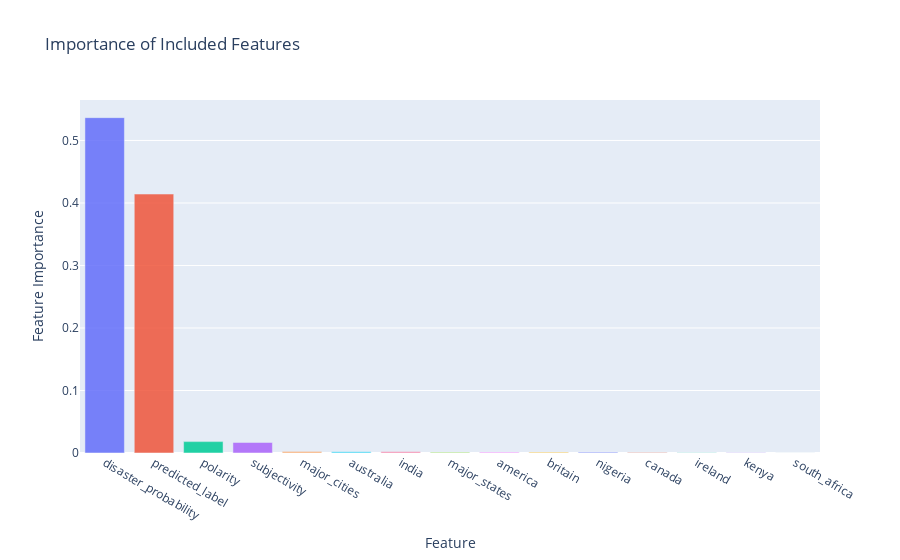

The notebook cell saved with this chart:
### Code cell
feature_importances = forest.feature_importances_

feat_imp = pd.DataFrame([feature_importances,locations + ['predicted_label','disaster_probability',
                                                          'polarity','subjectivity']]).transpose()
feat_imp.columns = ['Feature Importance','Feature']
feat_imp.sort_values(by='Feature Importance',ascending=False,inplace=True)

#creating a plot of the feature importance
fig = px.bar(feat_imp, y='Feature Importance', x='Feature', title='Importance of Included Features',
             color='Feature Importance', opacity=0.85)
fig.update_layout(uniformtext_minsize=8, uniformtext_mode='hide',showlegend=False)
fig.show()

### Figure 1 — Plotly figure (JSON) as saved in the notebook; plotly's stock layout.template omitted (floating-point values rounded to 4 significant figures)
{"data": [{"alignmentgroup": "True", "hoverlabel": {"namelength": 0}, "hovertemplate": "Feature Importance=%{y}<br>Feature=%{x}", "legendgroup": "0.5365273741388759", "marker": {"color": "#636efa", "opacity": 0.85}, "name": "0.5365273741388759", "offsetgroup": "0.5365273741388759", "orientation": "v", "showlegend": true, "textposition": "auto", "type": "bar", "x": ["disaster_probability"], "xaxis": "x", "y": [0.5365], "yaxis": "y"}, {"alignmentgroup": "True", "hoverlabel": {"namelength": 0}, "hovertemplate": "Feature Importance=%{y}<br>Feature=%{x}", "legendgroup": "0.4142901603032384", "marker": {"color": "#EF553B", "opacity": 0.85}, "name": "0.4142901603032384", "offsetgroup": "0.4142901603032384", "orientation": "v", "showlegend": true, "textposition": "auto", "type": "bar", "x": ["predicted_label"], "xaxis": "x", "y": [0.4143], "yaxis": "y"}, {"alignmentgroup": "True", "hoverlabel": {"namelength": 0}, "hovertemplate": "Feature Importance=%{y}<br>Feature=%{x}", "legendgroup": "0.018212992775610098", "marker": {"color": "#00cc96", "opacity": 0.85}, "name": "0.018212992775610098", "offsetgroup": "0.018212992775610098", "orientation": "v", "showlegend": true, "textposition": "auto", "type": "bar", "x": ["polarity"], "xaxis": "x", "y": [0.01821], "yaxis": "y"}, {"alignmentgroup": "True", "hoverlabel": {"namelength": 0}, "hovertemplate": "Feature Importance=%{y}<br>Feature=%{x}", "legendgroup": "0.01677891065368082", "marker": {"color": "#ab63fa", "opacity": 0.85}, "name": "0.01677891065368082", "offsetgroup": "0.01677891065368082", "orientation": "v", "showlegend": true, "textposition": "auto", "type": "bar", "x": ["subjectivity"], "xaxis": "x", "y": [0.01678], "yaxis": "y"}, {"alignmentgroup": "True", "hoverlabel": {"namelength": 0}, "hovertemplate": "Feature Importance=%{y}<br>Feature=%{x}", "legendgroup": "0.0022497487941984797", "marker": {"color": "#FFA15A", "opacity": 0.85}, "name": "0.0022497487941984797", "offsetgroup": "0.0022497487941984797", "orientation": "v", "showlegend": true, "textposition": "auto", "type": "bar", "x": ["major_cities"], "xaxis": "x", "y": [0.00225], "yaxis": "y"}, {"alignmentgroup": "True", "hoverlabel": {"namelength": 0}, "hovertemplate": "Feature Importance=%{y}<br>Feature=%{x}", "legendgroup": "0.001934224349341629", "marker": {"color": "#19d3f3", "opacity": 0.85}, "name": "0.001934224349341629", "offsetgroup": "0.001934224349341629", "orientation": "v", "showlegend": true, "textposition": "auto", "type": "bar", "x": ["australia"], "xaxis": "x", "y": [0.001934], "yaxis": "y"}, {"alignmentgroup": "True", "hoverlabel": {"namelength": 0}, "hovertemplate": "Feature Importance=%{y}<br>Feature=%{x}", "legendgroup": "0.0018144402802275409", "marker": {"color": "#FF6692", "opacity": 0.85}, "name": "0.0018144402802275409", "offsetgroup": "0.0018144402802275409", "orientation": "v", "showlegend": true, "textposition": "auto", "type": "bar", "x": ["india"], "xaxis": "x", "y": [0.001814], "yaxis": "y"}, {"alignmentgroup": "True", "hoverlabel": {"namelength": 0}, "hovertemplate": "Feature Importance=%{y}<br>Feature=%{x}", "legendgroup": "0.0017621834006414324", "marker": {"color": "#B6E880", "opacity": 0.85}, "name": "0.0017621834006414324", "offsetgroup": "0.0017621834006414324", "orientation": "v", "showlegend": true, "textposition": "auto", "type": "bar", "x": ["major_states"], "xaxis": "x", "y": [0.001762], "yaxis": "y"}, {"alignmentgroup": "True", "hoverlabel": {"namelength": 0}, "hovertemplate": "Feature Importance=%{y}<br>Feature=%{x}", "legendgroup": "0.0016423179020498217", "marker": {"color": "#FF97FF", "opacity": 0.85}, "name": "0.0016423179020498217", "offsetgroup": "0.0016423179020498217", "orientation": "v", "showlegend": true, "textposition": "auto", "type": "bar", "x": ["america"], "xaxis": "x", "y": [0.001642], "yaxis": "y"}, {"alignmentgroup": "True", "hoverlabel": {"namelength": 0}, "hovertemplate": "Feature Importance=%{y}<br>Feature=%{x}", "legendgroup": "0.0015411564555147834", "marker": {"color": "#FECB52", "opacity": 0.85}, "name": "0.0015411564555147834", "offsetgroup": "0.0015411564555147834", "orientation": "v", "showlegend": true, "textposition": "auto", "type": "bar", "x": ["britain"], "xaxis": "x", "y": [0.001541], "yaxis": "y"}, {"alignmentgroup": "True", "hoverlabel": {"namelength": 0}, "hovertemplate": "Feature Importance=%{y}<br>Feature=%{x}", "legendgroup": "0.0013346860005732184", "marker": {"color": "#636efa", "opacity": 0.85}, "name": "0.0013346860005732184", "offsetgroup": "0.0013346860005732184", "orientation": "v", "showlegend": true, "textposition": "auto", "type": "bar", "x": ["nigeria"], "xaxis": "x", "y": [0.001335], "yaxis": "y"}, {"alignmentgroup": "True", "hoverlabel": {"namelength": 0}, "hovertemplate": "Feature Importance=%{y}<br>Feature=%{x}", "legendgroup": "0.0009164808882982089", "marker": {"color": "#EF553B", "opacity": 0.85}, "name": "0.0009164808882982089", "offsetgroup": "0.0009164808882982089", "orientation": "v", "showlegend": true, "textposition": "auto", "type": "bar", "x": ["canada"], "xaxis": "x", "y": [0.0009165], "yaxis": "y"}, {"alignmentgroup": "True", "hoverlabel": {"namelength": 0}, "hovertemplate": "Feature Importance=%{y}<br>Feature=%{x}", "legendgroup": "0.0005603332906020816", "marker": {"color": "#00cc96", "opacity": 0.85}, "name": "0.0005603332906020816", "offsetgroup": "0.0005603332906020816", "orientation": "v", "showlegend": true, "textposition": "auto", "type": "bar", "x": ["ireland"], "xaxis": "x", "y": [0.0005603], "yaxis": "y"}, {"alignmentgroup": "True", "hoverlabel": {"namelength": 0}, "hovertemplate": "Feature Importance=%{y}<br>Feature=%{x}", "legendgroup": "0.00033610097775357194", "marker": {"color": "#ab63fa", "opacity": 0.85}, "name": "0.00033610097775357194", "offsetgroup": "0.00033610097775357194", "orientation": "v", "showlegend": true, "textposition": "auto", "type": "bar", "x": ["kenya"], "xaxis": "x", "y": [0.0003361], "yaxis": "y"}, {"alignmentgroup": "True", "hoverlabel": {"namelength": 0}, "hovertemplate": "Feature Importance=%{y}<br>Feature=%{x}", "legendgroup": "9.888978939396962e-05", "marker": {"color": "#FFA15A", "opacity": 0.85}, "name": "9.888978939396962e-05", "offsetgroup": "9.888978939396962e-05", "orientation": "v", "showlegend": true, "textposition": "auto", "type": "bar", "x": ["south_africa"], "xaxis": "x", "y": [9.889e-05], "yaxis": "y"}], "layout": {"barmode": "relative", "legend": {"title": {"text": "Feature Importance"}, "tracegroupgap": 0}, "showlegend": false, "title": {"text": "Importance of Included Features"}, "uniformtext": {"minsize": 8, "mode": "hide"}, "xaxis": {"anchor": "y", "domain": [0, 1], "title": {"text": "Feature"}}, "yaxis": {"anchor": "x", "categoryarray": [9.889e-05, 0.0003361, 0.0005603, 0.0009165, 0.001335, 0.001541, 0.001642, 0.001762, 0.001814, 0.001934, 0.00225, 0.01678, 0.01821, 0.4143, 0.5365], "categoryorder": "array", "domain": [0, 1], "title": {"text": "Feature Importance"}}}}
